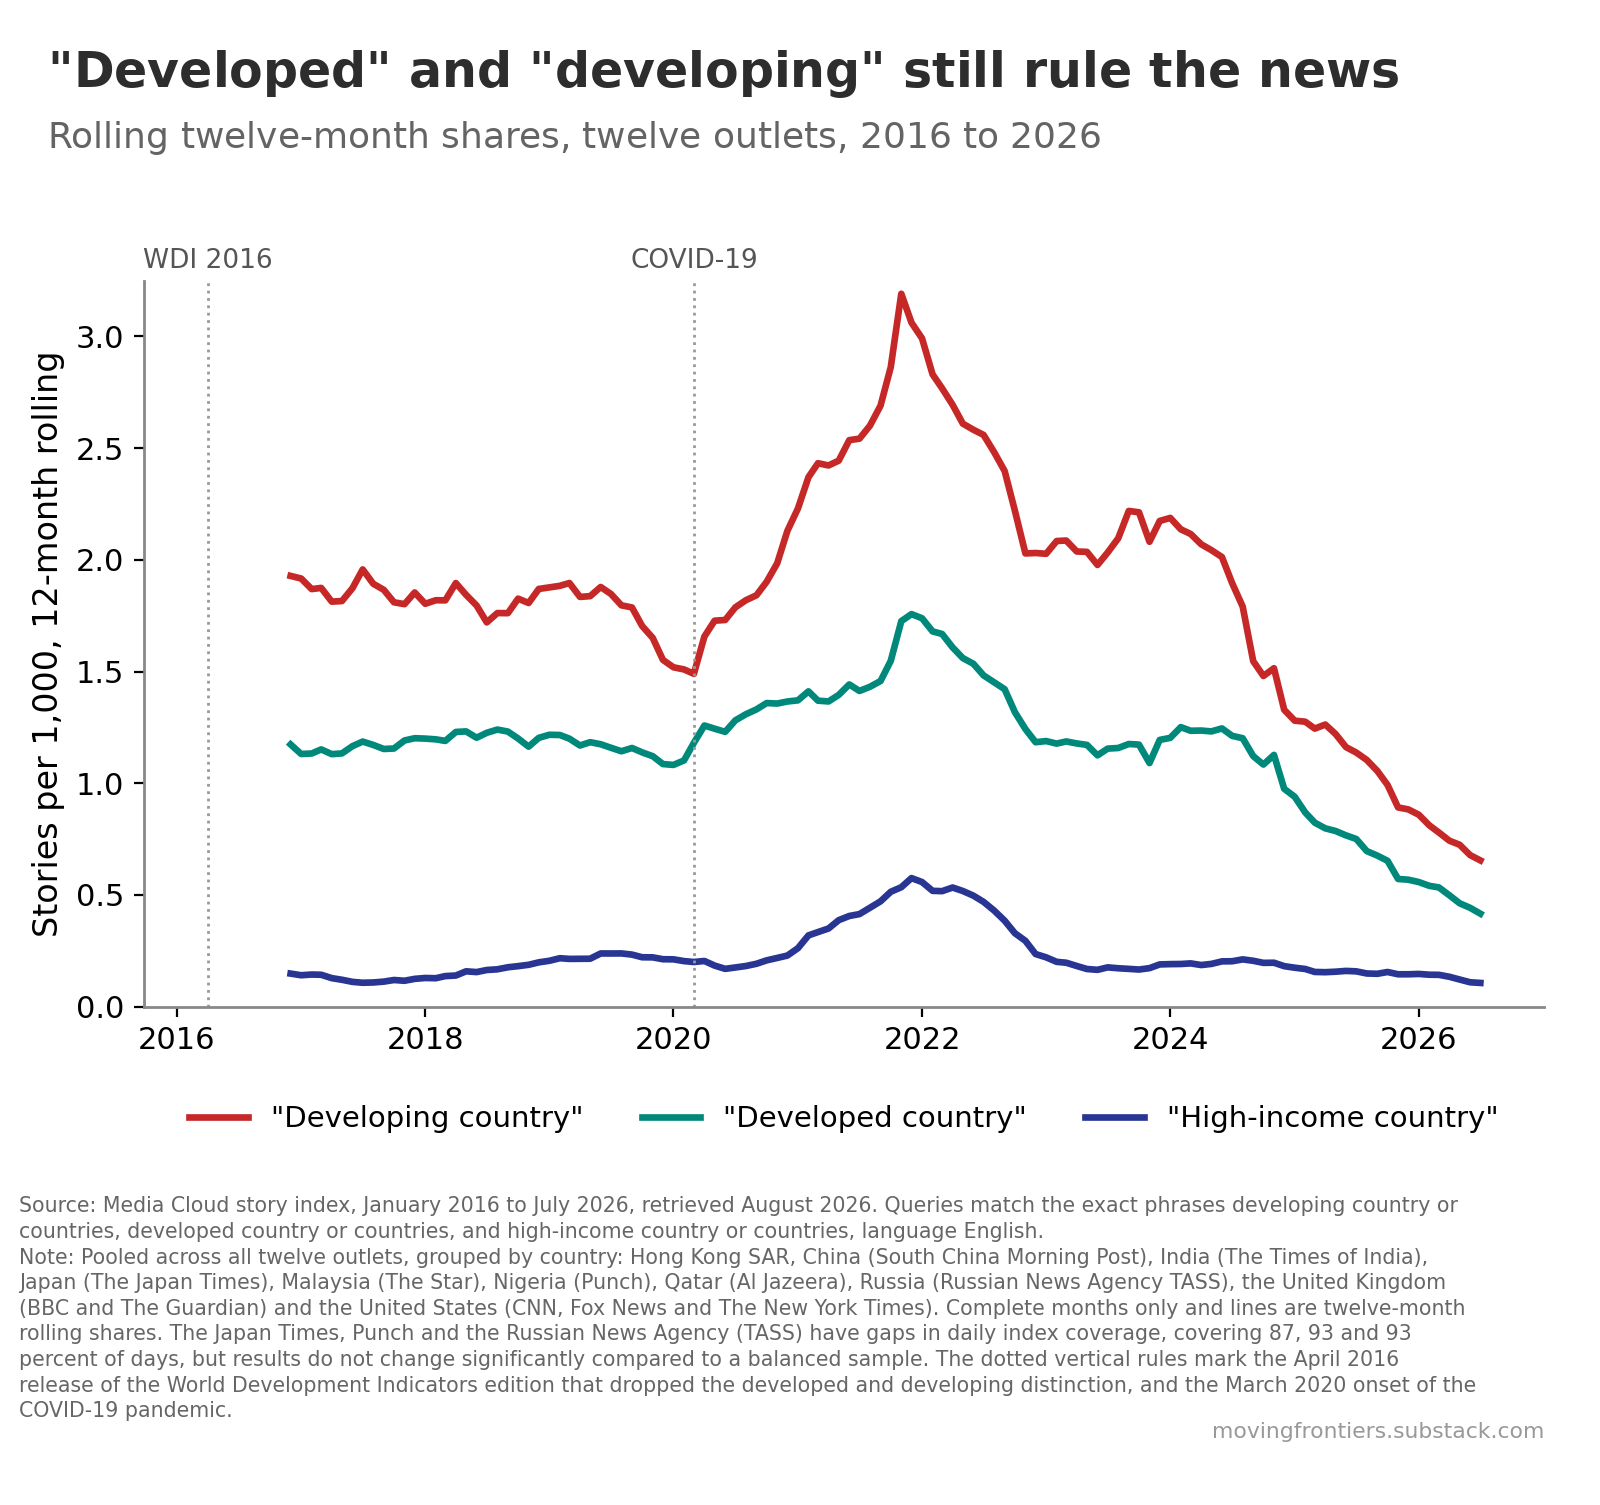

The script that drew this image:
"""Reconstruction of the published figure from its csv. Typography follows the
Moving Frontiers chart conventions; pixel-level details may differ marginally
from the original render."""
import pandas as pd, numpy as np

# ---------------------------------------------------------------------------
# PROVENANCE (data frozen; do not replace with live calls or downloads)
#
# Source: Media Cloud story index, January 2016 to July 2026, retrieved August 2026.
# Frozen: 28 August 2026, from the csv published in this repository.
# The output is pinned to this vintage; a script that re-fetches upstream
# data is not reproducible, merely convenient.
# Derived: the per-1,000 shares are as plotted in the published figure, at the
# Derived:         stated decimal precision; they are derived from a Media Cloud query
# Derived:         run in August 2026 and cannot be looked up at that exact precision.
# ---------------------------------------------------------------------------

import matplotlib
matplotlib.use('Agg')
import matplotlib.pyplot as plt
from matplotlib.patches import Patch
from matplotlib.lines import Line2D

plt.rcParams.update({'font.family':'DejaVu Sans',
    'axes.edgecolor':'#888','axes.linewidth':1.0,
    'figure.facecolor':'white','axes.facecolor':'white'})
RED,TEAL,INDIGO = '#C62828','#00897B','#283593'

def caption(fig, lines, FIGH, y0=0.010):
    FS=7.0
    lh=22.0/(FIGH*200); ch=(FS*200/72)/(FIGH*200)
    n=len(lines)
    for i,ln in enumerate(lines):
        fig.text(0.012,y0+(n-1-i)*lh,ln,fontsize=FS,color='#666',
                 ha='left',va='bottom')
    fig.text(1-58/1600, y0-0.5*ch, 'movingfrontiers.substack.com',
             fontsize=FS,color='#999999',ha='right',va='bottom')
    return y0+n*lh

def title_band(OUT,title,subtitle):
    from PIL import Image, ImageDraw, ImageFont
    import matplotlib, os
    def _resolve_font(name):
        cands=['/usr/share/fonts/truetype/dejavu/'+name,
               os.path.join(matplotlib.get_data_path(),'fonts','ttf',name)]
        for p in cands:
            if os.path.exists(p): return p
        raise FileNotFoundError(name)
    FB=_resolve_font('DejaVuSans-Bold.ttf')
    FR=_resolve_font('DejaVuSans.ttf')
    im=Image.open(OUT).convert('RGB'); W,H=im.size
    fs=int(W*0.031); font=ImageFont.truetype(FB,fs)
    fss=int(W*0.0225); fonts=ImageFont.truetype(FR,fss)
    tmp=ImageDraw.Draw(im)
    def wrap(text,f):
        words=text.split(); lines=[]; cur=''
        for w in words:
            t=(cur+' '+w).strip()
            if tmp.textlength(t,font=f)<=W-2*int(W*0.03): cur=t
            else: lines.append(cur); cur=w
        lines.append(cur); return lines
    lines=wrap(title,font); slines=wrap(subtitle,fonts)
    lh=int(fs*1.25); lhs=int(fss*1.3)
    band=int(fs*0.85)+lh*len(lines)+int(fss*0.5)+lhs*len(slines)+int(fs*0.03)
    canvas=Image.new('RGB',(W,H+band),'white'); canvas.paste(im,(0,band))
    dr=ImageDraw.Draw(canvas); y=int(fs*0.85)
    for ln in lines: dr.text((int(W*0.03),y),ln,font=font,fill=(45,45,45)); y+=lh
    y+=int(fss*0.35)
    for ln in slines: dr.text((int(W*0.03),y),ln,font=fonts,fill=(100,100,100)); y+=lhs
    canvas.save(OUT,optimize=True)
    print('done',canvas.size)

# EMBEDDED DATA, exact copy of the csv (csv row order preserved)
ROWS = [
    ('2017-01', 1.932, 1.175, 0.152),
    ('2017-02', 1.923, 1.148, 0.145),
    ('2017-03', 1.89, 1.133, 0.143),
    ('2017-04', 1.874, 1.146, 0.143),
    ('2017-05', 1.836, 1.139, 0.134),
    ('2017-06', 1.82, 1.135, 0.123),
    ('2017-07', 1.861, 1.16, 0.114),
    ('2017-08', 1.934, 1.182, 0.109),
    ('2017-09', 1.914, 1.178, 0.109),
    ('2017-10', 1.872, 1.16, 0.112),
    ('2017-11', 1.827, 1.16, 0.118),
    ('2017-12', 1.809, 1.187, 0.118),
    ('2018-01', 1.845, 1.202, 0.123),
    ('2018-02', 1.818, 1.202, 0.13),
    ('2018-03', 1.818, 1.198, 0.13),
    ('2018-04', 1.834, 1.195, 0.136),
    ('2018-05', 1.883, 1.225, 0.141),
    ('2018-06', 1.849, 1.231, 0.156),
    ('2018-07', 1.791, 1.209, 0.156),
    ('2018-08', 1.737, 1.227, 0.163),
    ('2018-09', 1.758, 1.24, 0.17),
    ('2018-10', 1.775, 1.231, 0.177),
    ('2018-11', 1.818, 1.2, 0.183),
    ('2018-12', 1.82, 1.171, 0.19),
    ('2019-01', 1.865, 1.202, 0.199),
    ('2019-02', 1.878, 1.218, 0.208),
    ('2019-03', 1.887, 1.216, 0.217),
    ('2019-04', 1.885, 1.198, 0.215),
    ('2019-05', 1.843, 1.175, 0.215),
    ('2019-06', 1.852, 1.184, 0.221),
    ('2019-07', 1.874, 1.173, 0.239),
    ('2019-08', 1.836, 1.157, 0.239),
    ('2019-09', 1.8, 1.148, 0.239),
    ('2019-10', 1.764, 1.155, 0.23),
    ('2019-11', 1.697, 1.137, 0.224),
    ('2019-12', 1.623, 1.113, 0.221),
    ('2020-01', 1.552, 1.088, 0.215),
    ('2020-02', 1.52, 1.09, 0.212),
    ('2020-03', 1.507, 1.128, 0.203),
    ('2020-04', 1.558, 1.209, 0.203),
    ('2020-05', 1.672, 1.256, 0.199),
    ('2020-06', 1.731, 1.24, 0.179),
    ('2020-07', 1.753, 1.249, 0.172),
    ('2020-08', 1.802, 1.294, 0.179),
    ('2020-09', 1.829, 1.319, 0.186),
    ('2020-10', 1.869, 1.343, 0.199),
    ('2020-11', 1.937, 1.361, 0.212),
    ('2020-12', 2.051, 1.363, 0.224),
    ('2021-01', 2.17, 1.37, 0.242),
    ('2021-02', 2.295, 1.39, 0.289),
    ('2021-03', 2.407, 1.39, 0.327),
    ('2021-04', 2.429, 1.37, 0.345),
    ('2021-05', 2.438, 1.384, 0.374),
    ('2021-06', 2.496, 1.424, 0.398),
    ('2021-07', 2.541, 1.426, 0.414),
    ('2021-08', 2.577, 1.424, 0.432),
    ('2021-09', 2.662, 1.451, 0.461),
    ('2021-10', 2.799, 1.513, 0.497),
    ('2021-11', 3.061, 1.657, 0.528),
    ('2021-12', 3.119, 1.746, 0.56),
    ('2022-01', 3.012, 1.746, 0.564),
    ('2022-02', 2.897, 1.704, 0.535),
    ('2022-03', 2.788, 1.67, 0.519),
    ('2022-04', 2.718, 1.628, 0.528),
    ('2022-05', 2.638, 1.576, 0.524),
    ('2022-06', 2.593, 1.543, 0.504),
    ('2022-07', 2.561, 1.498, 0.474),
    ('2022-08', 2.503, 1.46, 0.441),
    ('2022-09', 2.405, 1.422, 0.396),
    ('2022-10', 2.246, 1.339, 0.342),
    ('2022-11', 2.089, 1.26, 0.3),
    ('2022-12', 2.033, 1.2, 0.248),
    ('2023-01', 2.033, 1.191, 0.224),
    ('2023-02', 2.073, 1.18, 0.206),
    ('2023-03', 2.082, 1.189, 0.199),
    ('2023-04', 2.046, 1.18, 0.183),
    ('2023-05', 2.028, 1.166, 0.172),
    ('2023-06', 1.988, 1.135, 0.168),
    ('2023-07', 2.035, 1.153, 0.177),
    ('2023-08', 2.114, 1.162, 0.174),
    ('2023-09', 2.196, 1.175, 0.17),
    ('2023-10', 2.187, 1.157, 0.168),
    ('2023-11', 2.109, 1.113, 0.177),
    ('2023-12', 2.165, 1.182, 0.19),
    ('2024-01', 2.181, 1.213, 0.192),
    ('2024-02', 2.143, 1.247, 0.192),
    ('2024-03', 2.111, 1.238, 0.194),
    ('2024-04', 2.071, 1.236, 0.188),
    ('2024-05', 2.042, 1.238, 0.194),
    ('2024-06', 1.984, 1.24, 0.203),
    ('2024-07', 1.876, 1.213, 0.208),
    ('2024-08', 1.731, 1.182, 0.212),
    ('2024-09', 1.554, 1.117, 0.203),
    ('2024-10', 1.491, 1.097, 0.197),
    ('2024-11', 1.455, 1.079, 0.194),
    ('2024-12', 1.337, 0.983, 0.181),
    ('2025-01', 1.283, 0.92, 0.174),
    ('2025-02', 1.267, 0.864, 0.165),
    ('2025-03', 1.254, 0.817, 0.156),
    ('2025-04', 1.249, 0.795, 0.156),
    ('2025-05', 1.2, 0.779, 0.159),
    ('2025-06', 1.155, 0.761, 0.161),
    ('2025-07', 1.126, 0.73, 0.154),
    ('2025-08', 1.09, 0.692, 0.15),
    ('2025-09', 1.03, 0.669, 0.15),
    ('2025-10', 0.956, 0.624, 0.154),
    ('2025-11', 0.889, 0.573, 0.147),
    ('2025-12', 0.875, 0.566, 0.147),
    ('2026-01', 0.839, 0.551, 0.147),
    ('2026-02', 0.795, 0.539, 0.143),
    ('2026-03', 0.763, 0.517, 0.141),
    ('2026-04', 0.734, 0.479, 0.127),
    ('2026-05', 0.701, 0.452, 0.116),
    ('2026-06', 0.665, 0.427, 0.107),
]
COLS = ['month', 'stories_per_1000_developing_country_12m', 'stories_per_1000_developed_country_12m', 'stories_per_1000_high_income_country_12m']
d = pd.DataFrame(ROWS, columns=COLS)
t = [int(m[:4])+(int(m[5:7])-1)/12 for m in d['month']]
FIGW,FIGH = 8, 6.6
fig,ax = plt.subplots(figsize=(FIGW,FIGH))
ax.plot(t,d['stories_per_1000_developing_country_12m'],color=RED,lw=3,
        label='"Developing country"')
ax.plot(t,d['stories_per_1000_developed_country_12m'],color=TEAL,lw=3,
        label='"Developed country"')
ax.plot(t,d['stories_per_1000_high_income_country_12m'],color=INDIGO,lw=3,
        label='"High-income country"')
for xv,lab in [(2016+3/12,'WDI 2016'),(2020+2/12,'COVID-19')]:
    ax.axvline(xv,color='#AAA',lw=1.2,ls=':')
    ax.text(xv,ax.get_ylim()[1]*1.02+3.25*0.02,lab,ha='left',va='bottom',
            fontsize=12,color='#333',clip_on=False)
ax.set_ylim(0,3.25)
ax.set_xticks(range(2016,2027,2)); ax.set_xlim(2015.7,2026.9)
ax.set_ylabel('Stories per 1,000, 12-month rolling',fontsize=13)
for s in ['top','right']: ax.spines[s].set_visible(False)
ax.legend(loc='upper center',bbox_to_anchor=(0.5,-0.10),ncol=3,frameon=False,fontsize=11)
cap=[
 'Source: Media Cloud story index, January 2016 to July 2026, retrieved August 2026. Queries match the exact phrases developing country or',
 'countries, developed country or countries, and high-income country or countries, language English.',
 'Note: Pooled across all twelve outlets, grouped by country: Hong Kong SAR, China (South China Morning Post), India (The Times of India),',
 'Japan (The Japan Times), Malaysia (The Star), Nigeria (Punch), Qatar (Al Jazeera), Russia (Russian News Agency TASS), the United Kingdom',
 '(BBC and The Guardian) and the United States (CNN, Fox News and The New York Times). Complete months only and lines are twelve-month',
 'rolling shares. The Japan Times, Punch and the Russian News Agency (TASS) have gaps in daily index coverage, covering 87, 93 and 93',
 'percent of days, but results do not change significantly compared to a balanced sample. The dotted vertical rules mark the April 2016',
 'release of the World Development Indicators edition that dropped the developed and developing distinction, and the March 2020 onset of the',
 'COVID-19 pandemic.']
_cap=' '.join(cap)
assert 'April 2016' in _cap and abs((2016+3/12)-2016.25)<1e-9, \
    'caption names April 2016; the WDI rule is drawn at 2016+3/12'
assert 'March 2020' in _cap and abs((2020+2/12)-(2020+2/12))<1e-9, \
    'caption names March 2020; the COVID rule is drawn at 2020+2/12'
assert float(d.iloc[:,1:].to_numpy().max()) <= 3.25, \
    'y axis is fixed at 3.25; embedded series must stay below it'
cap_top=caption(fig,cap,FIGH)
fig.tight_layout(rect=[0.02,cap_top+0.03,0.98,0.94])
OUT='chart-3-evolution-of-country-terminology-by-major-news-outlets.png'
fig.savefig(OUT,dpi=200); plt.close(fig)
title_band(OUT,'"Developed" and "developing" still rule the news',
           'Rolling twelve-month shares, twelve outlets, 2016 to 2026')
